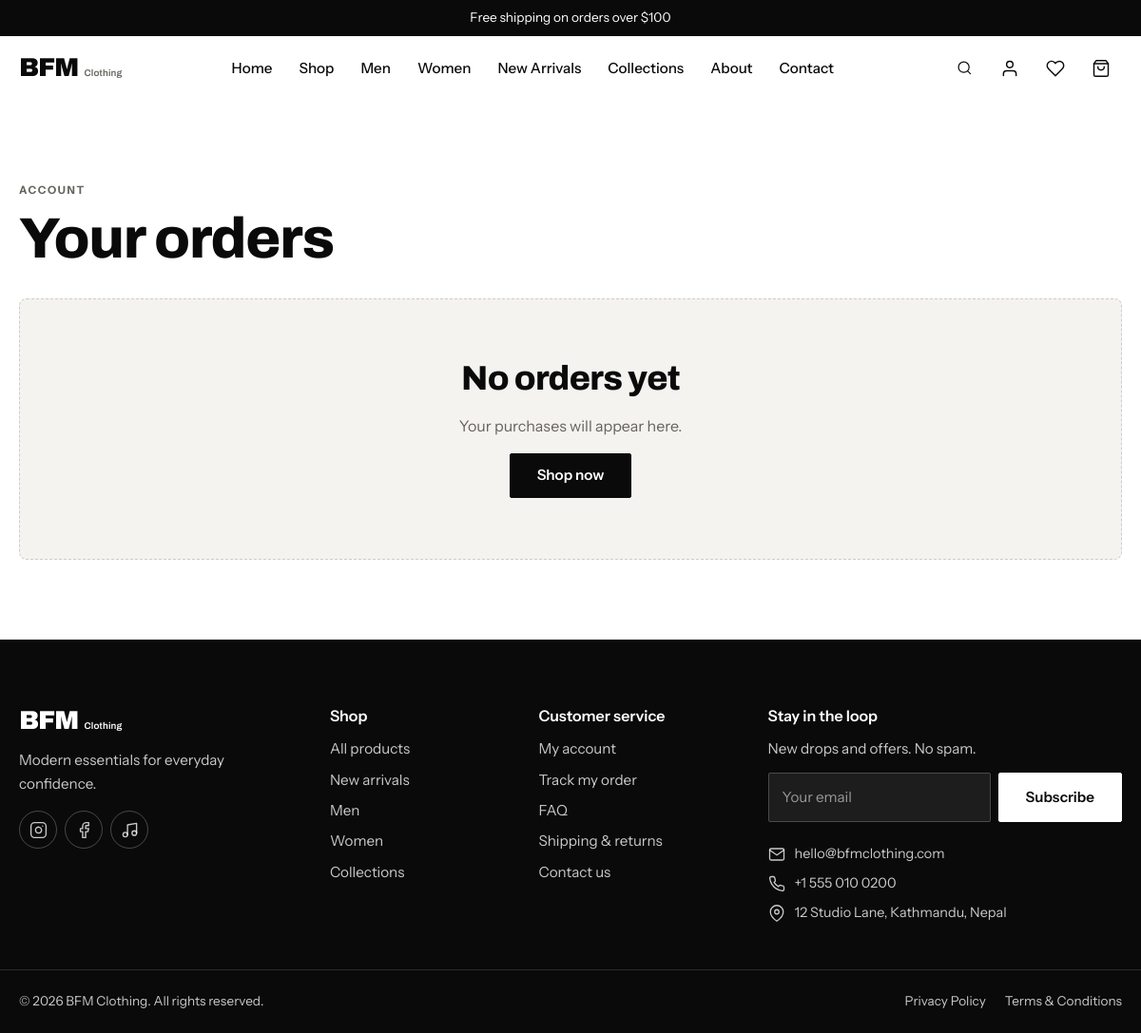
The app's page /orders.php (signed in), older data.
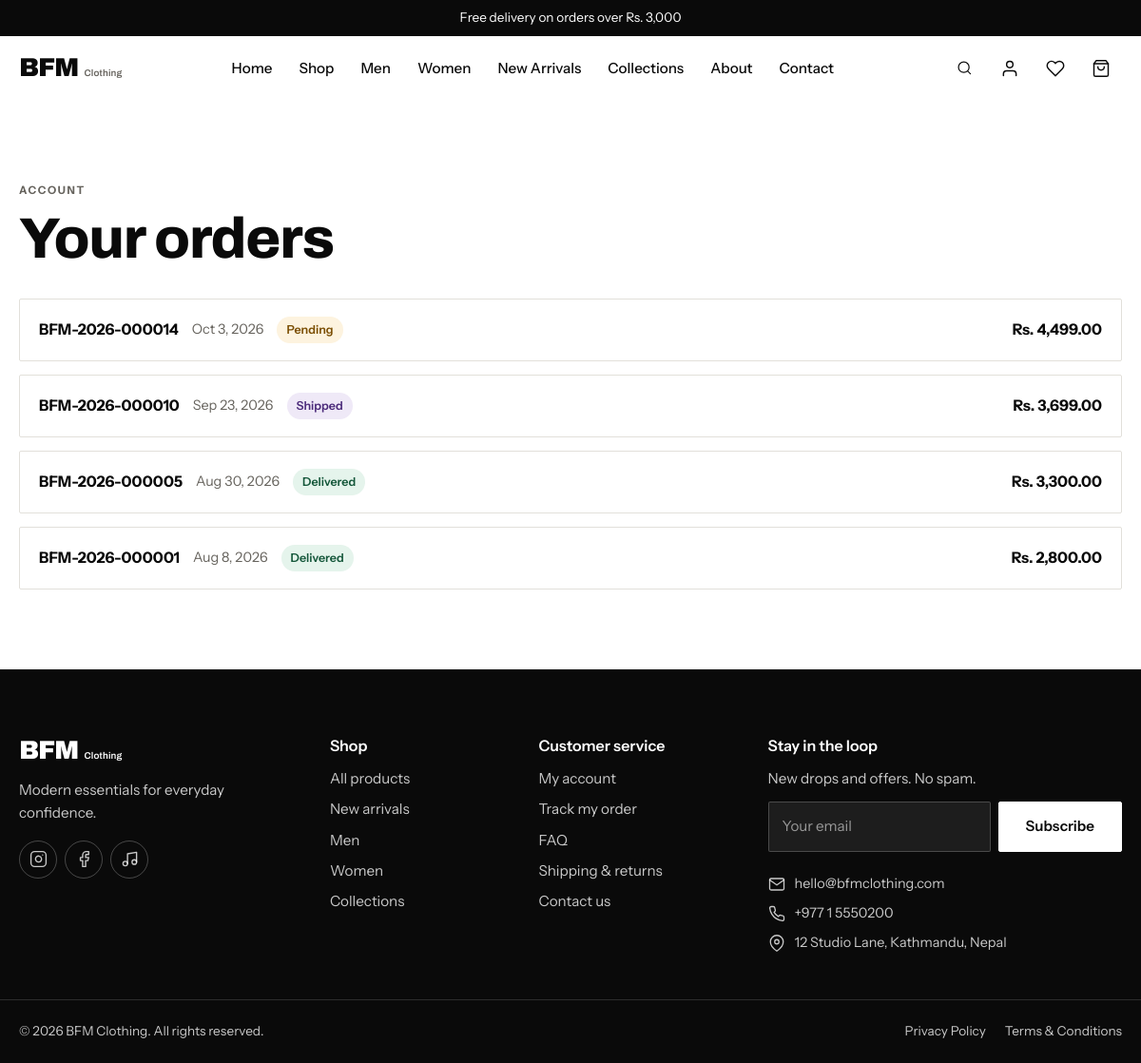
The same page, newer data.
### tables this page shows
CREATE TABLE orders (
  id INT UNSIGNED AUTO_INCREMENT PRIMARY KEY,
  order_number VARCHAR(24) DEFAULT NULL,
  user_id INT UNSIGNED DEFAULT NULL,
  customer_name VARCHAR(120) NOT NULL,
  email VARCHAR(190) NOT NULL,
  phone VARCHAR(30) NOT NULL,
  address_line VARCHAR(255) NOT NULL,
  city VARCHAR(80) NOT NULL,
  state VARCHAR(80) NOT NULL,
  country VARCHAR(80) NOT NULL,
  postal_code VARCHAR(20) NOT NULL,
  subtotal DECIMAL(10,2) NOT NULL,
  discount DECIMAL(10,2) NOT NULL DEFAULT 0,
  shipping DECIMAL(10,2) NOT NULL DEFAULT 0,
  total DECIMAL(10,2) NOT NULL,
  coupon_code VARCHAR(40) DEFAULT NULL,
  payment_method ENUM('cod','online') NOT NULL DEFAULT 'cod',
  payment_status ENUM('unpaid','paid','refunded') NOT NULL DEFAULT 'unpaid',
  status ENUM('pending','confirmed','processing','shipped','delivered','cancelled') NOT NULL DEFAULT 'pending',
  notes VARCHAR(500) DEFAULT NULL,
  admin_notes VARCHAR(500) DEFAULT NULL,
  created_at TIMESTAMP NOT NULL DEFAULT CURRENT_TIMESTAMP,
  updated_at TIMESTAMP NOT NULL DEFAULT CURRENT_TIMESTAMP ON UPDATE CURRENT_TIMESTAMP,
  UNIQUE KEY uq_orders_number (order_number),
  KEY idx_orders_user (user_id),
  KEY idx_orders_status (status, created_at),
  KEY idx_orders_created (created_at),
  KEY idx_orders_email (email),
  CONSTRAINT fk_orders_user FOREIGN KEY (user_id) REFERENCES users(id) ON DELETE SET NULL
);

### config/database.php (called while the page is built, shortened)
<?php
function db(): PDO
{
    static $pdo = null;
    if ($pdo instanceof PDO) {
        return $pdo;
    }
    $dsn = sprintf('mysql:host=%s;port=%d;dbname=%s;charset=utf8mb4', DB_HOST, DB_PORT, DB_NAME);
    try {
        $pdo = new PDO($dsn, DB_USER, DB_PASS, [
            PDO::ATTR_ERRMODE            => PDO::ERRMODE_EXCEPTION,
            PDO::ATTR_DEFAULT_FETCH_MODE => PDO::FETCH_ASSOC,
            PDO::ATTR_EMULATE_PREPARES   => false,
        ]);
        $pdo->exec("SET time_zone = '+00:00'");
    } catch (PDOException $e) {
        error_log('[DB connect] ' . $e->getMessage());
        render_error_page(
            503,
            'We will be right back',
            'The store is temporarily unavailable. Please try again in a few minutes.'
        );
    }
    return $pdo;
}
function db_query(string $sql, array $params = []): PDOStatement
{
    $stmt = db()->prepare($sql);
    $stmt->execute($params);
    return $stmt;
}
function db_all(string $sql, array $params = []): array
{
    return db_query($sql, $params)->fetchAll();
}

### includes/auth.php (called while the page is built, shortened)
<?php
function is_logged_in(): bool
{
    return !empty($_SESSION['user_id']);
}

### orders.php (the view, shortened to what this page needs)
<?php
$uid    = (int)$_SESSION['user_id'];
$orders = db_all('SELECT * FROM orders WHERE user_id = ? ORDER BY created_at DESC, id DESC', [$uid]);
require __DIR__ . '/includes/header.php';
?>
<section class="container page-section">
    <p class="eyebrow">Account</p>
    <h1>Your orders</h1>
    <?php if (!$orders): ?>
        <div class="empty-state">
            <h2>No orders yet</h2>
            <p>Your purchases will appear here.</p>
            <a class="btn btn-primary" href="<?= e(url('shop.php')) ?>">Shop now</a>
        </div>
    <?php else: ?>
        <div class="orders-list">
            <?php foreach ($orders as $o): ?>
                <details class="order-card"<?= (string)($_GET['order'] ?? '') === (string)$o['order_number'] ? ' open' : '' ?>>
                    <summary>
                        <span class="order-no"><?= e($o['order_number'] ?: '#' . $o['id']) ?></span>
                        <span class="order-date"><?= e(format_date($o['created_at'], 'M j, Y')) ?></span>
                        <?= status_badge((string)$o['status']) ?>
                        <strong class="order-total"><?= e(money($o['total'])) ?></strong>
                    </summary>
                </details>
            <?php endforeach; ?>
        </div>
    <?php endif; ?>
</section>
<?php require __DIR__ . '/includes/footer.php'; ?>

### includes/header.php (shortened to what this page needs)
<?php
require_once __DIR__ . '/init.php';
$siteName   = setting('site_name', APP_NAME);
$bodyClass  = trim('site ' . ($body_class ?? ''));
?>
<!DOCTYPE html>
<html lang="en">
<head>
    <link rel="stylesheet" href="<?= e(asset('css/style.css')) ?>">
</head>
<body class="<?= e($bodyClass) ?>">
<?php require __DIR__ . '/navbar.php'; ?>
<div id="main">

### includes/navbar.php (shortened to what this page needs)
<?php
$navLinks = [
    ['Home',         url(),                                     'index.php'],
    ['Shop',         url('shop.php'),                           'shop.php'],
    ['Men',          url('shop.php?gender=men'),                ''],
    ['Women',        url('shop.php?gender=women'),              ''],
    ['New Arrivals', url('shop.php?new=1&sort=newest'),         ''],
    ['Collections',  url('categories.php'),                     'categories.php'],
    ['About',        url('about.php'),                          'about.php'],
    ['Contact',      url('contact.php'),                        'contact.php'],
];
$currentScript = basename($_SERVER['SCRIPT_NAME'] ?? '');
$isActive = function (string $file) use ($currentScript): bool {
    return $file !== '' && $file === $currentScript && empty($_GET);
};
$promo     = setting('promo_banner');
$cartCount = cart_count();
$wishCount = wishlist_count();
?>
<?php if ($promo !== ''): ?>
<div class="promo-bar"><p><?= e($promo) ?></p></div>
<?php endif; ?>
<header class="site-header" id="siteHeader">
    <div class="container header-inner">
            <?= icon('menu') ?>
        <a class="logo" href="<?= e(url()) ?>" aria-label="BFM Clothing - home">BFM<span class="logo-sub">Clothing</span></a>
        <nav class="primary-nav" aria-label="Primary">
            <ul>
                <?php foreach ($navLinks as [$label, $href, $file]): ?>
                    <li><a href="<?= e($href) ?>"<?= $isActive($file) ? ' class="active" aria-current="page"' : '' ?>><?= e($label) ?></a></li>
                <?php endforeach; ?>
            </ul>
        </nav>
        <div class="header-actions">
            <button class="icon-btn" type="button" data-search-open aria-label="Search"><?= icon('search') ?></button>
            <a class="icon-btn hide-sm" href="<?= e(url(is_logged_in() ? 'account.php' : 'login.php')) ?>" aria-label="<?= is_logged_in() ? 'My account' : 'Log in' ?>"><?= icon('user') ?></a>
            <a class="icon-btn" href="<?= e(url('wishlist.php')) ?>" aria-label="Wishlist">
                <?= icon('heart') ?><span class="count-badge" data-wishlist-count<?= $wishCount ? '' : ' hidden' ?>><?= (int)$wishCount ?></span>
            </a>
            <a class="icon-btn" href="<?= e(url('cart.php')) ?>" aria-label="Shopping cart">
                <?= icon('bag') ?><span class="count-badge" data-cart-count<?= $cartCount ? '' : ' hidden' ?>><?= (int)$cartCount ?></span>
            </a>
        </div>
    </div>
</header>
        <?php if (nav_categories()): ?>
            <p class="mobile-nav-title">Shop by category</p>
            <ul class="mobile-nav-sub">
                <?php foreach (nav_categories() as $cat): ?>
                    <li><a href="<?= e(url('shop.php?category=' . rawurlencode($cat['slug']))) ?>"><?= e($cat['name']) ?></a></li>
                <?php endforeach; ?>
            </ul>
        <?php endif; ?>

### includes/functions.php (shortened to what this page needs)
<?php
function e($value): string
{
    return htmlspecialchars((string)($value ?? ''), ENT_QUOTES | ENT_SUBSTITUTE, 'UTF-8');
}
function url(string $path = ''): string
{
    return BASE_PATH . '/' . ltrim($path, '/');
}
function asset(string $path): string
{
    $file = ROOT_PATH . '/assets/' . ltrim($path, '/');
    $v = is_file($file) ? filemtime($file) : 1;
    return url('assets/' . ltrim($path, '/')) . '?v=' . $v;
}
function icon(string $name, string $class = ''): string
{
    return '<svg class="icon ' . e($class) . '" aria-hidden="true" focusable="false"><use href="#i-' . e($name) . '"></use></svg>';
}
function settings_all(): array
{
    static $cache = null;
    if ($cache === null) {
        $cache = [];
        try {
            foreach (db_all('SELECT setting_key, setting_value FROM settings') as $row) {
                $cache[$row['setting_key']] = $row['setting_value'];
            }
        } catch (Throwable $e) {
            error_log('[settings] ' . $e->getMessage());
        }
    }
    return $cache;
}
function setting(string $key, string $default = ''): string
{
    $all = settings_all();
    return isset($all[$key]) && $all[$key] !== null ? (string)$all[$key] : $default;
}
function money($amount): string
{
    $value = is_numeric($amount) ? (float)$amount : 0.0;
    $negative = $value < 0;
    $value = abs($value);
    $formatted = number_format($value, 2, '.', ',');
    return ($negative ? '- ' : '') . setting('currency_symbol', 'Rs.') . ' ' . $formatted;
}
function format_date(?string $date, string $format = 'd M Y'): string
{
    return $date ? date($format, strtotime($date)) : '';
}
function order_statuses(): array
{
    return ['pending', 'confirmed', 'processing', 'shipped', 'delivered', 'cancelled'];
}
function status_badge(string $status): string
{
    $status = in_array($status, order_statuses(), true) ? $status : 'pending';
    return '<span class="status status-' . e($status) . '">' . e(ucfirst($status)) . '</span>';
}
function nav_categories(): array
{
    static $cache = null;
    if ($cache === null) {
        try {
            $cache = db_all('SELECT id, name, slug FROM categories WHERE is_active = 1 ORDER BY sort_order, name');
        } catch (Throwable $e) {
            error_log('[nav_categories] ' . $e->getMessage());
            $cache = [];
        }
    }
    return $cache;
}

### includes/footer.php (shortened to what this page needs)
<?php
$socials = [
    ['instagram', 'Instagram', setting('instagram_url')],
    ['facebook',  'Facebook',  setting('facebook_url')],
    ['tiktok',    'TikTok',    setting('tiktok_url')],
];
?>
</div>
<footer class="site-footer">
    <div class="container footer-grid">
        <div class="footer-brand">
            <a class="logo logo-light" href="<?= e(url()) ?>">BFM<span class="logo-sub">Clothing</span></a>
            <p><?= e(setting('tagline', 'Modern essentials for everyday confidence.')) ?></p>
            <ul class="social-links">
                <?php foreach ($socials as [$ico, $label, $link]): ?>
                    <?php if (preg_match('#^https?://#i', $link)): ?>
                        <li><a href="<?= e($link) ?>" target="_blank" rel="noopener noreferrer" aria-label="<?= e($label) ?>"><?= icon($ico) ?></a></li>
                    <?php endif; ?>
                <?php endforeach; ?>
            </ul>
        </div>
        <nav class="footer-col" aria-label="Shop">
            <h2>Shop</h2>
            <ul>
                <li><a href="<?= e(url('shop.php')) ?>">All products</a></li>
                <li><a href="<?= e(url('shop.php?new=1&sort=newest')) ?>">New arrivals</a></li>
                <li><a href="<?= e(url('shop.php?gender=men')) ?>">Men</a></li>
                <li><a href="<?= e(url('shop.php?gender=women')) ?>">Women</a></li>
                <li><a href="<?= e(url('categories.php')) ?>">Collections</a></li>
            </ul>
        </nav>
        <nav class="footer-col" aria-label="Customer service">
            <h2>Customer service</h2>
            <ul>
                <li><a href="<?= e(url('account.php')) ?>">My account</a></li>
                <li><a href="<?= e(url('account.php?tab=orders')) ?>">Track my order</a></li>
                <li><a href="<?= e(url('faq.php')) ?>">FAQ</a></li>
                <li><a href="<?= e(url('faq.php#shipping')) ?>">Shipping &amp; returns</a></li>
                <li><a href="<?= e(url('contact.php')) ?>">Contact us</a></li>
            </ul>
        </nav>
        <div class="footer-col">
            <h2>Stay in the loop</h2>
            <p class="footer-note">New drops and offers. No spam.</p>
            <form class="newsletter-form" data-newsletter novalidate>
                <input type="email" id="newsletterEmail" name="email" placeholder="Your email" autocomplete="email" maxlength="190" required>
                <button class="btn btn-light" type="submit">Subscribe</button>
            </form>
            <address class="footer-contact">
                <span><?= icon('mail') ?> <?= e(setting('contact_email')) ?></span>
                <span><?= icon('phone') ?> <?= e(setting('contact_phone')) ?></span>
                <span><?= icon('pin') ?> <?= e(setting('contact_address')) ?></span>
            </address>
        </div>
    </div>
    <div class="container footer-bottom">
        <p>&copy; <?= date('Y') ?> <?= e(setting('site_name', APP_NAME)) ?>. All rights reserved.</p>
        <ul>
            <li><a href="<?= e(url('privacy-policy.php')) ?>">Privacy Policy</a></li>
            <li><a href="<?= e(url('terms.php')) ?>">Terms &amp; Conditions</a></li>
        </ul>
    </div>
</footer>
</body>
</html>

Row changes from the older to the newer data that the page shows:
added orders: order_number "BFM-2026-000014", created_at "Oct 3, 2026", status "Pending", total "Rs. 4,499.00"
added orders: order_number "BFM-2026-000010", created_at "Sep 23, 2026", status "Shipped", total "Rs. 3,699.00"
added orders: order_number "BFM-2026-000005", created_at "Aug 30, 2026", status "Delivered", total "Rs. 3,300.00"
added orders: order_number "BFM-2026-000001", created_at "Aug 8, 2026", status "Delivered", total "Rs. 2,800.00"
Text that changed along with them:
$promo: "Free shipping on orders over $100" → "Free delivery on orders over Rs. 3,000"
setting('contact_phone'): "+1 555 010 0200" → "+977 1 5550200"
text no longer shown: "No orders yet Your purchases will appear here. Shop now"
